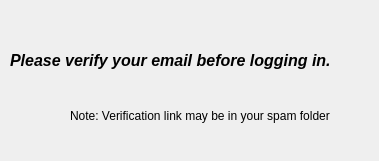
<?xml version="1.0" encoding="UTF-8"?>
<ui version="4.0">
 <class>Form</class>
 <widget class="QWidget" name="Form">
  <property name="geometry">
   <rect>
    <x>0</x>
    <y>0</y>
    <width>379</width>
    <height>161</height>
   </rect>
  </property>
  <property name="windowTitle">
   <string>Form</string>
  </property>
  <widget class="QLabel" name="label">
   <property name="geometry">
    <rect>
     <x>10</x>
     <y>40</y>
     <width>361</width>
     <height>41</height>
    </rect>
   </property>
   <property name="font">
    <font>
     <pointsize>12</pointsize>
     <weight>75</weight>
     <italic>true</italic>
     <bold>true</bold>
    </font>
   </property>
   <property name="text">
    <string>Please verify your email before logging in.</string>
   </property>
  </widget>
  <widget class="QLabel" name="label_2">
   <property name="geometry">
    <rect>
     <x>70</x>
     <y>40</y>
     <width>281</width>
     <height>151</height>
    </rect>
   </property>
   <property name="text">
    <string>Note: Verification link may be in your spam folder</string>
   </property>
  </widget>
 </widget>
 <resources/>
 <connections/>
</ui>
